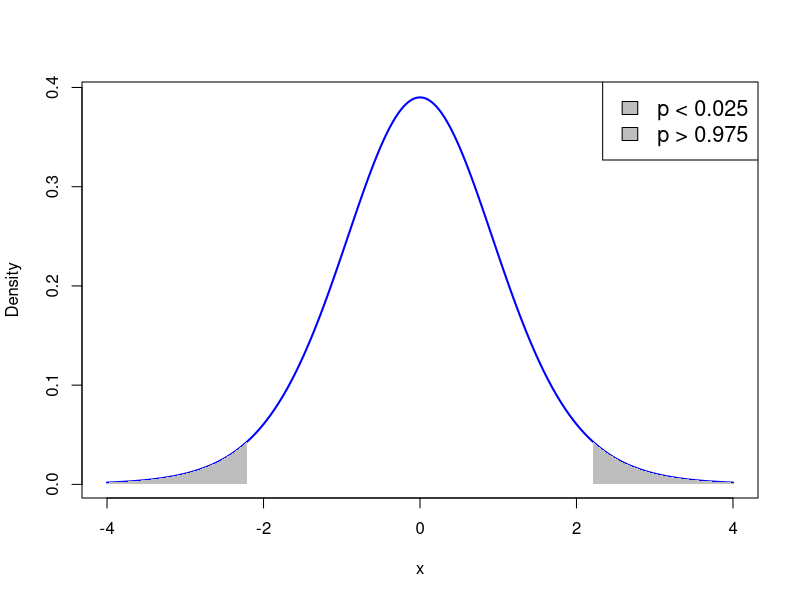
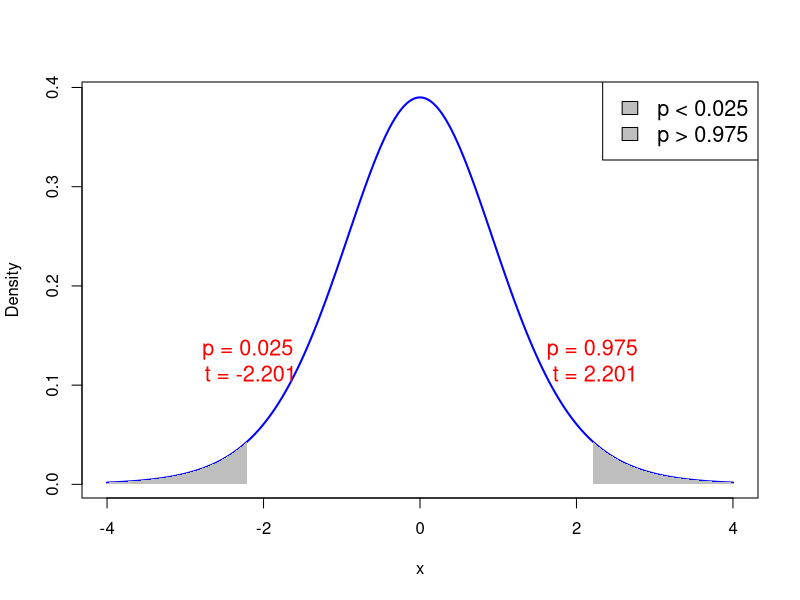
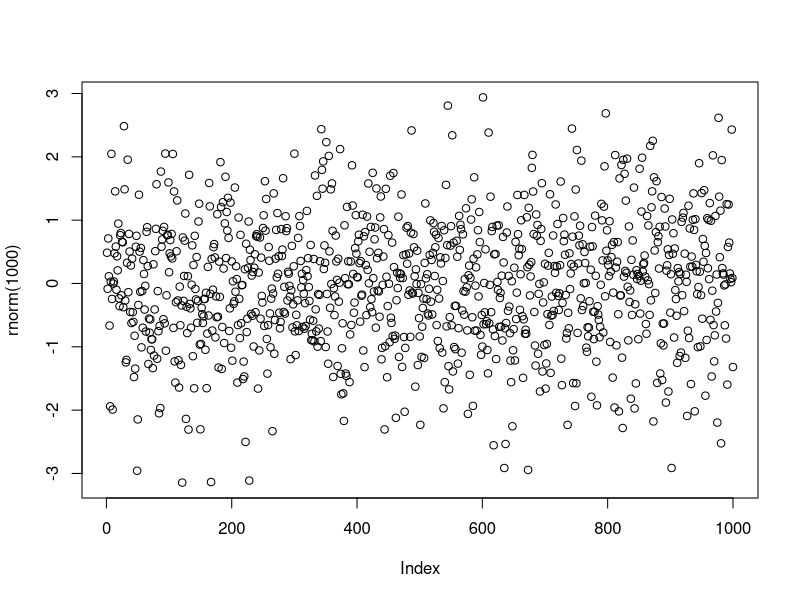
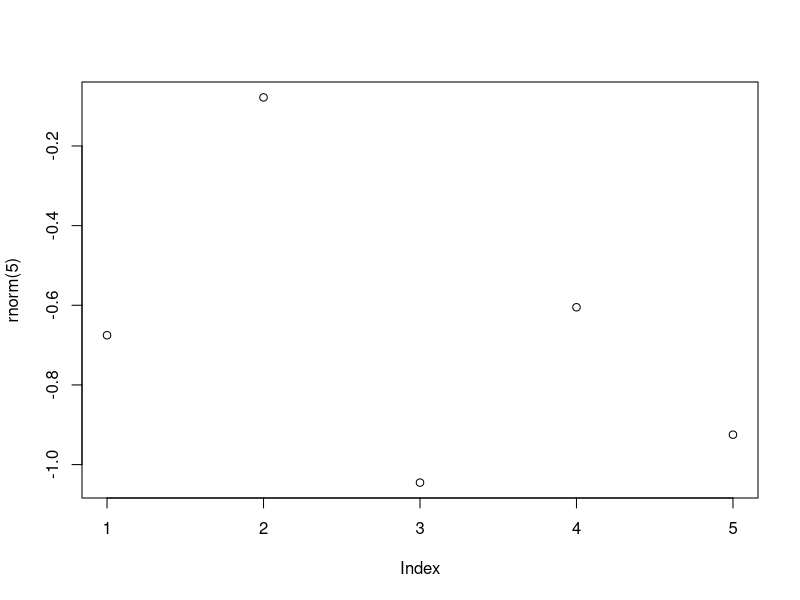
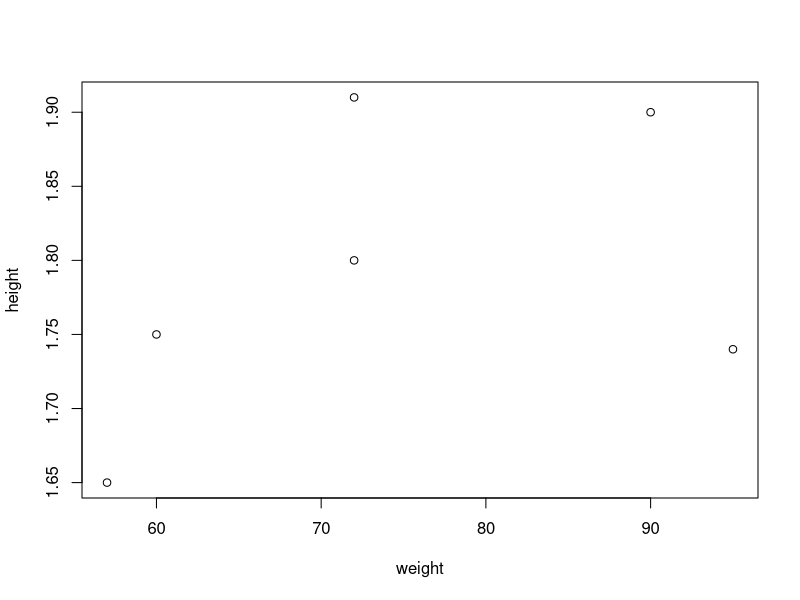
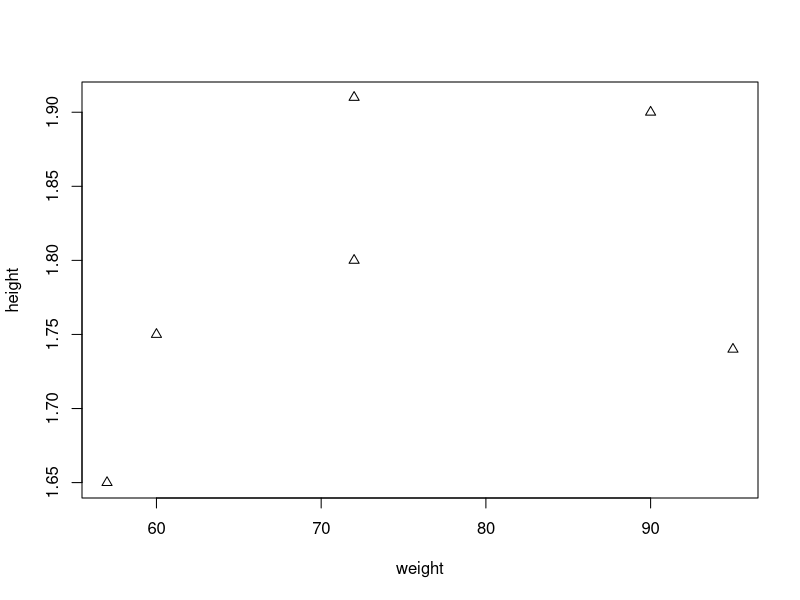
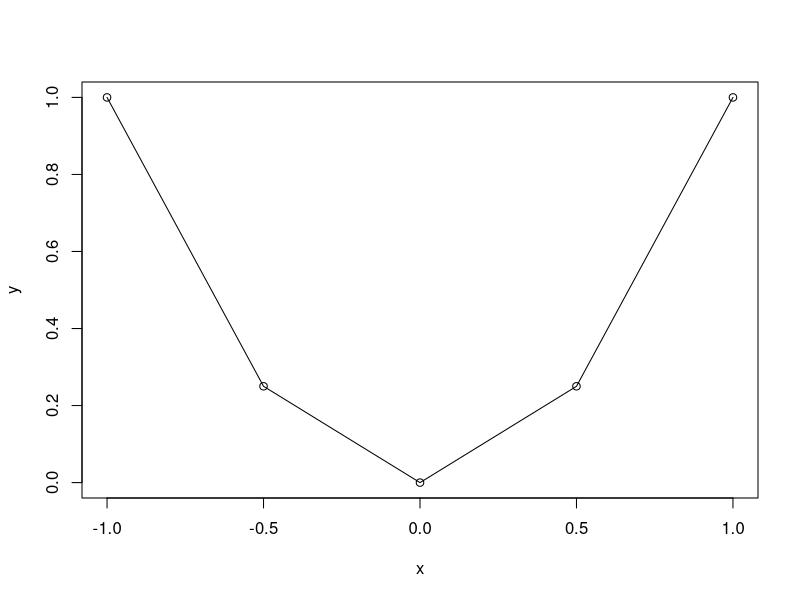
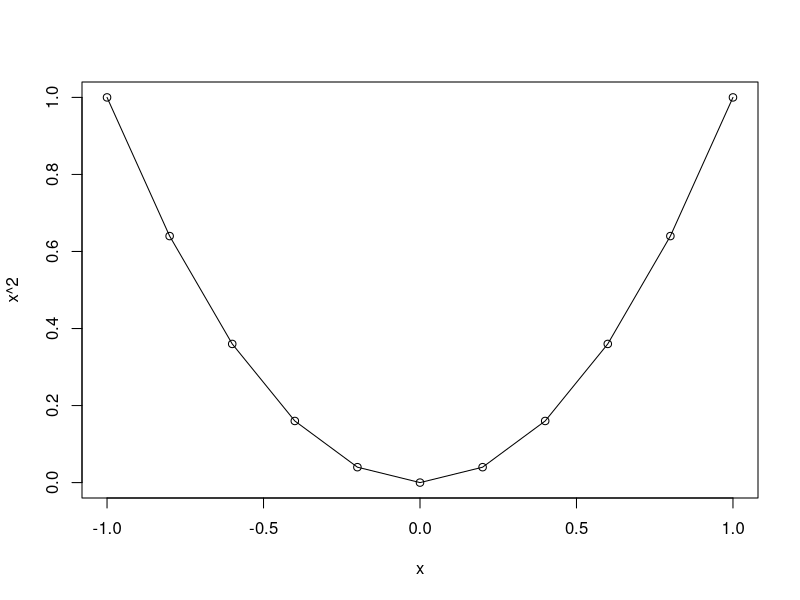

Here is the R script that generated these plots, in order:
## ---- chunk 1
# Degrees of freedom
df <- 11

# Values for x-axis
x <- seq(-4, 4, length.out = 1000)

# Calculate PDF of t-distribution
pdf <- dt(x, df)

# Plot PDF
plot(x, pdf, type = "l", col = "blue", lwd = 2, xlab = "x", ylab = "Density")

# Shade area where p-value < 0.025
x_fill_left <- x[x <= qt(0.025, df)]
y_fill_left <- pdf[x <= qt(0.025, df)]
polygon(c(x_fill_left, rev(x_fill_left)), c(y_fill_left, rep(0, length(y_fill_left))), col = "gray", border = NA)

# Shade area where p-value > 0.975
x_fill_right <- x[x >= qt(0.975, df)]
y_fill_right <- pdf[x >= qt(0.975, df)]
polygon(c(x_fill_right, rev(x_fill_right)), c(y_fill_right, rep(0, length(y_fill_right))), col = "gray", border = NA)

# Add legend
legend("topright", legend = c("p < 0.025", "p > 0.975"), fill = "gray", cex = 1.3)


## ---- chunk 2
# Degrees of freedom
df <- 11

# Values for x-axis
x <- seq(-4, 4, length.out = 1000)

# Calculate PDF of t-distribution
pdf <- dt(x, df)

# Plot PDF
plot(x, pdf, type = "l", col = "blue", lwd = 2, xlab = "x", ylab = "Density")

# Shade area where p-value < 0.025
x_fill_left <- x[x <= qt(0.025, df)]
y_fill_left <- pdf[x <= qt(0.025, df)]
polygon(c(x_fill_left, rev(x_fill_left)), c(y_fill_left, rep(0, length(y_fill_left))), col = "gray", border = NA)

# Shade area where p-value > 0.975
x_fill_right <- x[x >= qt(0.975, df)]
y_fill_right <- pdf[x >= qt(0.975, df)]
polygon(c(x_fill_right, rev(x_fill_right)), c(y_fill_right, rep(0, length(y_fill_right))), col = "gray", border = NA)

# Add annotations for p value = 0.025 on both sides
text(qt(0.025, df), dt(qt(0.025, df), df) + 0.05, paste("p = 0.025\n t =", round(qt(0.025, df), 4)), pos = 3, col = "red", cex = 1.3, adj = c(8.5, 4.5))
text(qt(0.975, df), dt(qt(0.975, df), df) + 0.05, paste("p = 0.975\n t =", round(qt(0.975, df), 4)), pos = 3, col = "red", cex = 1.3, adj = c(5.5, 4.5))

# Add legend
legend("topright", legend = c("p < 0.025", "p > 0.975"), fill = "gray", cex = 1.3)


## ---- chunk 3
#| echo: true
plot(rnorm(1000))
## ---- chunk 4
#| echo: true

2 + 2
2 * 3 - 1 + 2 ^ 7
exp(-10)
log(2)
pi
sin(pi/2)

## ---- chunk 5
#| echo: true

# This is a comment in R
# Comments are ignored by R

1 + 1   # This works out the result of one plus one!
## ---- chunk 6
#| echo: true
rnorm(5)
## ---- chunk 7
#| echo: true
#| output-location: slide
plot(rnorm(5))
## ---- chunk 8
#| echo: true
x <- 2
x
## ---- chunk 9
#| echo: true
x <- 2
x + x
x
## ---- chunk 10
x <- 2
print(x)
## ---- chunk 11
#| echo: true
sentence = "Stats is great!"
print(sentence)
## ---- chunk 12
#| echo: true
sentence = "Stats is great!"
cat(sentence)
## ---- chunk 13
# This codes sums two numbers and prints result on screen

x <- 1
y <- 2

result <- x + y

# Print the result on screen
cat("Code run successfully!")
print(result)
## ---- chunk 14
rm(list = ls())
## ---- chunk 15
#| echo: true
x <- 2
y <- "Dog"
z <- pi

ls()
## ---- chunk 16
#| echo: true
x <- 2
y <- "Dog"
z <- pi

rm(x)
ls( )
## ---- chunk 17
#| echo: true

x <- 2
y <- "Dog"
z <- pi

rm(list = ls())
ls( )
## ---- chunk 18
#| echo: true

# Constuct a vector and store it in variable "a"
a <- c(60, 72, 57, 90, 95, 72)

# Print vector a
print(a)
## ---- chunk 19
#| echo: true

# Constuct two vectors of radius and height of 6 cylinders
radius <- c(6, 7, 5, 9, 9, 7)
height <- c(1.7, 1.8, 1.6, 2, 1, 1.9)

# Compute Volume and store it in "volume"
volume <- pi * radius^2 * height

# Print volume
volume
## ---- chunk 20
#| echo: true

a <- c(1, 2, 3, 4, 5, 6)
b <- c(0, 1)

a + b
## ---- chunk 21
#| echo: true

a <- c(1, 2, 3, 4, 5, 6)
b <- 2

# Multuplication by scalar
a * b

# Summing a scalar component-wise
a + b
## ---- chunk 22
#| echo: true

x <- c(1, 2, 3, 4, 5)
sum(x)
length(x)

## ---- chunk 23
# First store the wage data into a vector
x <- c(36, 40, 46, 54, 57, 58, 59, 60, 62, 63)

# Let us compute the mean by using formula
xbar = sum(x) / length(x)

# Compute the mean by using built in R function
xbar_check = mean(x)

# We now print both results to screen
cat("Sample mean computed with formula is", xbar)
cat("Sample mean computed by R is", xbar_check)
cat("They coincide!")
## ---- chunk 24
# Again, store the wage data into a vector
x <- c(36, 40, 46, 54, 57, 58, 59, 60, 62, 63)

# Compute the sample variance using formula
xbar = mean(x)
n = length(x)
s2 = sum( (x - xbar)^2 ) / (n - 1) 

# Compute the sample variance using built in R function
s2_check = sd(x)^2

# We now print both results to screen
cat("Sample variance computed with formula is", s2)
cat("Sample variance computed by R is", s2_check)
cat("They coincide!")
## ---- chunk 25
# Enter CCI data using c()
score_2007 <- c(86, 86, 88, 90, 99, 97, 97, 96, 99, 97, 90, 90)
score_2009 <- c(24, 22, 21, 21, 19, 18, 17, 18, 21, 23, 22, 21)

# Compute vector of differences in CCI
difference <- score_2007 - score_2009

# Perform t-test with null hypothesis mu0 = 0
t.test(difference, mu = 0)
## ---- chunk 26
# Enter CCI data using c()
score_2007 <- c(86, 86, 88, 90, 99, 97, 97, 96, 99, 97, 90, 90)
score_2009 <- c(24, 22, 21, 21, 19, 18, 17, 18, 21, 23, 22, 21)
difference <- score_2007 - score_2009

# Store output of t-test
t_test_result <- t.test(difference, mu = 0)

# Capture output from print
output <- capture.output(print(t_test_result))

# Print only one line of the output
cat(output[2])
## ---- chunk 27
# Enter CCI data using c()
score_2007 <- c(86, 86, 88, 90, 99, 97, 97, 96, 99, 97, 90, 90)
score_2009 <- c(24, 22, 21, 21, 19, 18, 17, 18, 21, 23, 22, 21)
difference <- score_2007 - score_2009

# Store output of t-test
t_test_result <- t.test(difference, mu = 0)

# Capture output from print
output <- capture.output(print(t_test_result))

# Print only one line of the output
cat(output[4])
## ---- chunk 28
# Enter CCI data using c()
score_2007 <- c(86, 86, 88, 90, 99, 97, 97, 96, 99, 97, 90, 90)
score_2009 <- c(24, 22, 21, 21, 19, 18, 17, 18, 21, 23, 22, 21)
difference <- score_2007 - score_2009

# Store output of t-test
t_test_result <- t.test(difference, mu = 0)

# Capture output from print
output <- capture.output(print(t_test_result))

# Print only one line of the output
cat(output[5])
## ---- chunk 29
# Enter CCI data using c()
score_2007 <- c(86, 86, 88, 90, 99, 97, 97, 96, 99, 97, 90, 90)
score_2009 <- c(24, 22, 21, 21, 19, 18, 17, 18, 21, 23, 22, 21)
difference <- score_2007 - score_2009

# Store output of t-test
t_test_result <- t.test(difference, mu = 0)

# Capture output from print
output <- capture.output(print(t_test_result))

# Print only one line of the output
cat(output[6])
## ---- chunk 30
# Enter CCI data using c()
score_2007 <- c(86, 86, 88, 90, 99, 97, 97, 96, 99, 97, 90, 90)
score_2009 <- c(24, 22, 21, 21, 19, 18, 17, 18, 21, 23, 22, 21)
difference <- score_2007 - score_2009

# Store output of t-test
t_test_result <- t.test(difference, mu = 0)

# Capture output from print
output <- capture.output(print(t_test_result))

# Print only one line of the output
cat(output[7])
cat(output[8])
## ---- chunk 31
# Enter CCI data using c()
score_2007 <- c(86, 86, 88, 90, 99, 97, 97, 96, 99, 97, 90, 90)
score_2009 <- c(24, 22, 21, 21, 19, 18, 17, 18, 21, 23, 22, 21)
difference <- score_2007 - score_2009

# Store output of t-test
t_test_result <- t.test(difference, mu = 0)

# Capture output from print
output <- capture.output(print(t_test_result))

# Print only one line of the output
cat(output[7])
cat(output[8])
## ---- chunk 32
# Enter CCI data using c()
score_2007 <- c(86, 86, 88, 90, 99, 97, 97, 96, 99, 97, 90, 90)
score_2009 <- c(24, 22, 21, 21, 19, 18, 17, 18, 21, 23, 22, 21)
difference <- score_2007 - score_2009

# Store output of t-test
t_test_result <- t.test(difference, mu = 0)

# Capture output from print
output <- capture.output(print(t_test_result))

# Print only one line of the output
cat(output[7])
cat(output[8])
## ---- chunk 33
# Enter CCI data using c()
score_2007 <- c(86, 86, 88, 90, 99, 97, 97, 96, 99, 97, 90, 90)
score_2009 <- c(24, 22, 21, 21, 19, 18, 17, 18, 21, 23, 22, 21)
difference <- score_2007 - score_2009

# Store output of t-test
t_test_result <- t.test(difference, mu = 0)

# Capture output from print
output <- capture.output(print(t_test_result))

# Print only one line of the output
cat(output[9])
cat(output[10])
cat(output[11])
## ---- chunk 34
#| echo: true
#| output-location: slide

# Store weight and height data into vectors
weight <- c(60, 72, 57, 90, 95, 72)
height <- c(1.75, 1.80, 1.65, 1.90, 1.74, 1.91)

# Plot weight against height
plot(weight, height)
## ---- chunk 35
#| echo: true
#| output-location: slide

# Store weight and height data into vectors
weight <- c(60, 72, 57, 90, 95, 72)
height <- c(1.75, 1.80, 1.65, 1.90, 1.74, 1.91)

# Plot weight against height using little triangles
plot(weight, height, pch = 2)
## ---- chunk 36
#| echo: true
#| output-location: slide

# Input vector of x coordinates
x <- c(-1, -0.5, 0, 0.5, 1)

# Compute the function y=x^2
y <- x^2

# Generate scatter plot of (x,y)
plot(x, y)

# Add linear interpolation
lines(x, y)
## ---- chunk 37
#| echo: true
x <- seq(from = 2, to = 20, by = 2)
print(x)
## ---- chunk 38
#| echo: true
x <- seq(from = 1, to = 11, by = 2)
print(x)

y <- seq(1, 11, 2)
print(y)
## ---- chunk 39
#| echo: true

x <- seq(-1, 1, 0.2)
print(x)
## ---- chunk 40
#| echo: true
#| 
# Use seq() to generate x grid
x <- seq(from = -1, to = 1, by = 0.2)

# Plot the function y=x^2
plot(x, x^2)
lines(x, x^2)
## ---- chunk 41
#| echo: true
#| output-location: slide

y <- rnorm(1000)

plot(rnorm(1000))
